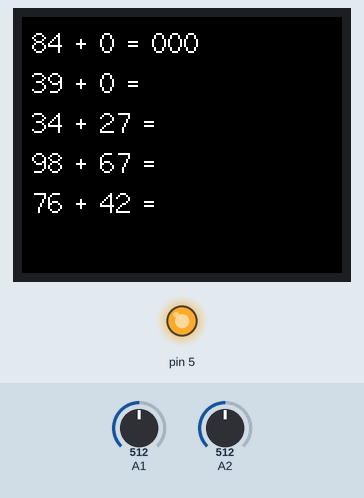
The sketch below on a simulated Arduino Nano, built with avr-gcc and run on an emulated ATmega328P. On the bench: 160×128 colour display, output pins drawn as LEDs (lit = HIGH). The test bench sets the inputs (shaded band); at power-on: A2 = 512, A1 = 512. Random numbers use the default seed unless the sketch sets one; what the sketch prints to the serial monitor is not drawn.

Above: at 1.4 s.
1.5 s: A2 set to 0
At 2.1 s:
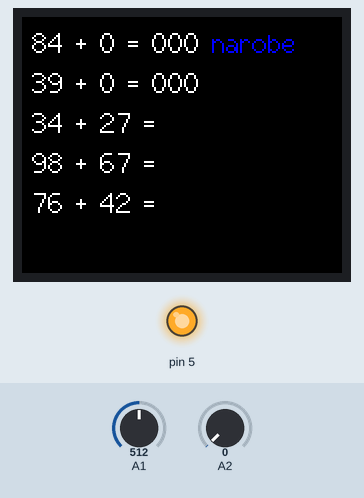
3.8 s: A1 set to 490
At 5.7 s:
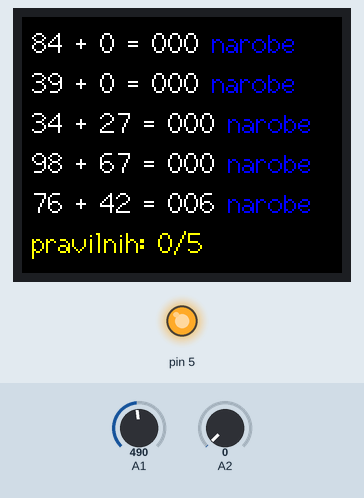
Timing chart, 0 to 7.2 s (numbered marks = the images above; inputs shaded):
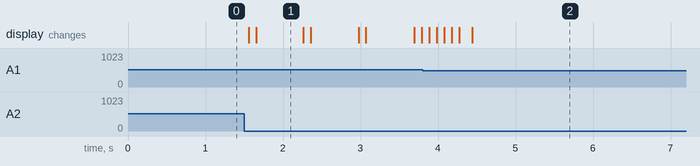

The sketch:

MathGame.ino
```cpp
// Display:
#include <SPI.h>
#include <TFT_ILI9163.h>
#include <User_Setup.h>

// BME280 sensor:
#include <Wire.h>
#include <Adafruit_Sensor.h>
#include <Adafruit_BME280.h>

#define BME_SCK 13
#define BME_MISO 12
#define BME_MOSI 11
#define BME_CS 10
#define SEA_LEVEL_PRE (1013.25)

// define colors:
#define BLACK 0x0000
#define WHITE 0xFFFF
#define GRAY 0xBDF7
#define RED 0x1F
#define YELLOW 0x7FF
#define ORANGE 0xFBE0
#define BROWN 0x79E0
#define GREEN 0x7E0
#define CYAN 0xFFE0
#define BLUE 0xF800
#define PINK 0xF81F

// Initialize display library:
TFT_ILI9163 tft = TFT_ILI9163(160,128);
// Initialize BME280:
Adafruit_BME280 bme;

unsigned long targetTime = 0;

void clearDisp(int color){
  for(int i = 0; i < 160; i++){
    tft.drawFastVLine(i,0, tft.height(), color);
  }
}

int a[5];
int b[5];

int c[5] = {0,0,0,0,0};

int cursorPos = 0;

// joystick
int joyY = analogRead(A1);
int button = analogRead(A2);
bool coolDown = false;
int pravilni = 0;
bool konec = false;

void setup(){
  // basic display settings:
  tft.init();
  tft.setRotation(3);
  clearDisp(BLACK);

  // turn on display backlight:
  pinMode(5, OUTPUT);
  digitalWrite(5,HIGH);

  // set joystick pins:
  pinMode(A0, INPUT);
  pinMode(A1, INPUT);
  pinMode(A2, INPUT);

  // random:
  randomSeed(analogRead(A7));
  for (int i = 0; i < 5; i++)
    a[i] = random(0,100);
  for (int i = 0; i < 5; i++)
    b[i] = random(0,100);

  // print the starting numbers:
  int x = 5;
  int y = 5;
  for (int i = 0; i < 5; i++) {
    drawCalculation(i, x, y);
    y += 20;
  }

  // counter for fps
  targetTime = millis() + 1000;

  // serial monitor
  Serial.begin(9200);
}

int num = 0;
void loop(){
  if (!konec){
    joyY = analogRead(A1);
    if (joyY == 1023)
      num -= 2;
    else if (joyY > 510)
      num -= 1;

    if (joyY == 0)
      num += 2;
    else if (joyY < 500)
      num += 1;

    if (num > 200)
      num = 200;
    else if (num < 0)
      num = 0;

    drawCalculation(cursorPos, 5, 5 + cursorPos*20);
    String tmp = String(num);
    while(tmp.length() < 3)
      tmp = "0" + tmp;
    tft.print(tmp);
  }

  if (!konec && analogRead(A2) == 0 && !coolDown && cursorPos <= 4){
    if (num == a[cursorPos] + b[cursorPos]){
      drawCalculation(cursorPos, 5, 5 + cursorPos*20);
      String tmp = String(num);
      while(tmp.length() < 3)
        tmp = "0" + tmp;
      tft.print(tmp);
      tft.setTextColor(GREEN, BLACK);
      tft.print(" pravilno");
      pravilni++;
    } else {
      drawCalculation(cursorPos, 5, 5 + cursorPos*20);
      String tmp = String(num);
      while(tmp.length() < 3)
        tmp = "0" + tmp;
      tft.print(tmp);
      tft.setTextColor(RED, BLACK);
      tft.print(" narobe");
    }

    cursorPos++;
    num = 0;
    coolDown = true;
    targetTime = millis() + 500;
  }

  if (targetTime < millis()){
    coolDown = false;
  }

  if (cursorPos == 5 && !konec){
    tft.setCursor(5, 5 + cursorPos*20);
    tft.setTextColor(CYAN, BLACK);
    tft.print("pravilnih: ");
    tft.print(pravilni);
    tft.print("/5");
    konec = true;
    Serial.println("narisan rezultat");
  }

  delay(70);

}

void drawCalculation(int line, int x, int y){
  tft.setTextColor(WHITE,BLACK);
  tft.setCursor(x, y);
  tft.setTextFont(2.2);
  tft.print(a[line]);
  tft.print(" + ");
  tft.print(b[line]);
  tft.print(" = ");
}
```

Measured:
- after the input at 1.5 s, the display: first changes after 0.06 s (image 1 shows a later state)
- what the display in image 1 shows lasts 0.6 s, from 1.7 s to 2.3 s
